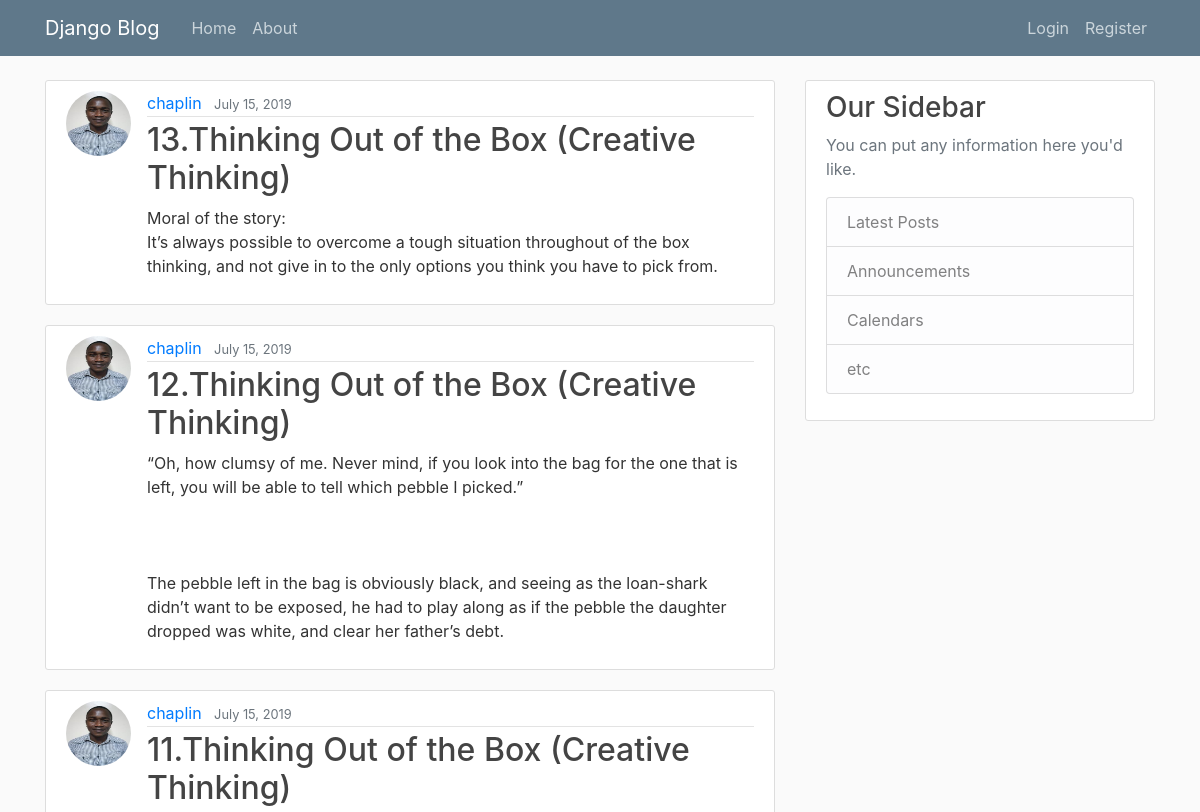
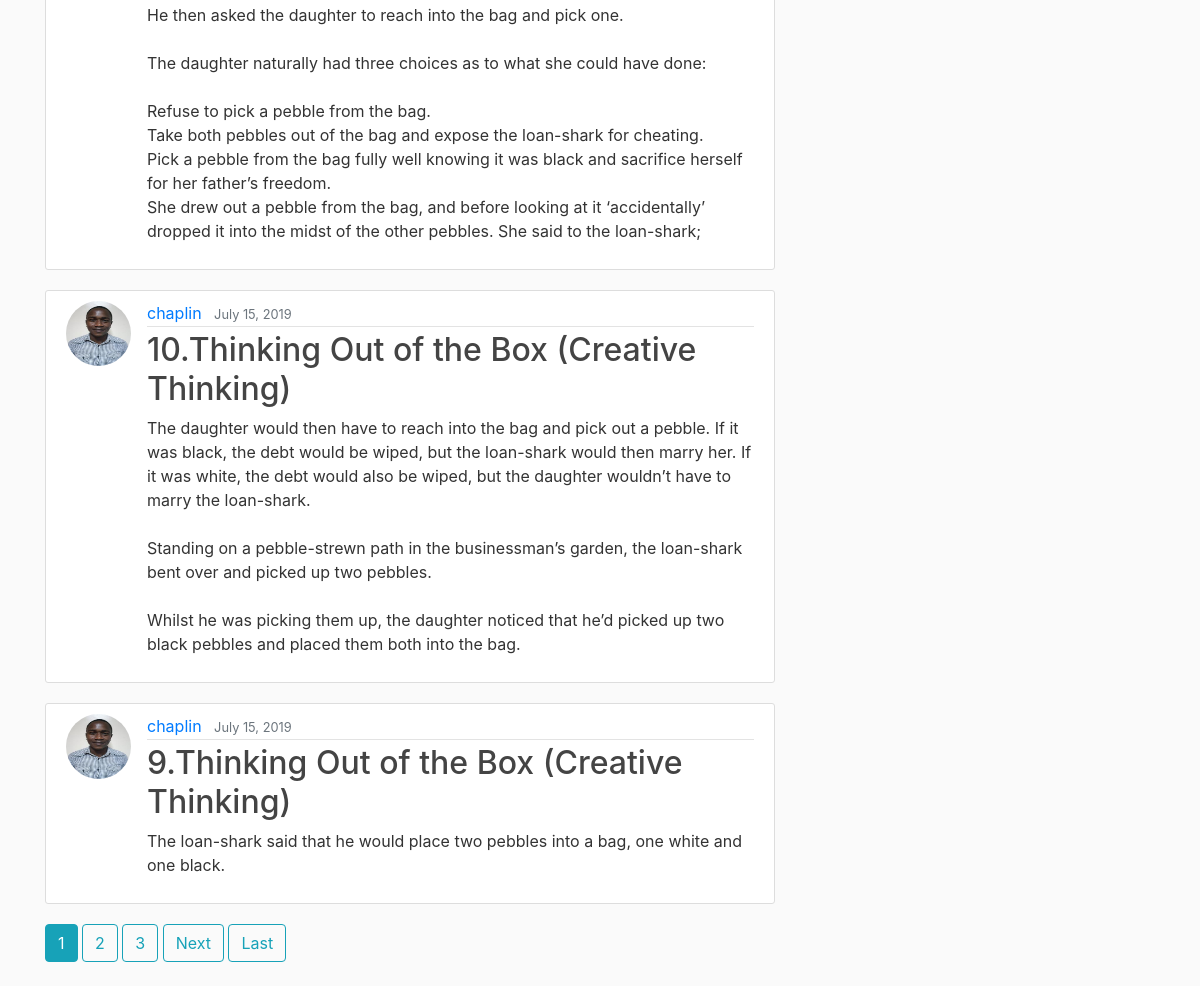
The page / on the database its author committed (2 pictures, top to bottom).
### blog/models.py (models this page shows, shortened)
class Post(models.Model):
    title = models.CharField(max_length=100)
    content = models.TextField()
    date_posted = models.DateTimeField(default=timezone.now)
    author = models.ForeignKey(User, on_delete=models.CASCADE)

### users/models.py (models this page shows, shortened)
class Profile(models.Model):
    user = models.OneToOneField(User, on_delete=models.CASCADE)
    image = models.ImageField(default='default.jpg', upload_to='profile_pics')

### blog/views.py (the view)
# urls.py: path('', PostListView.as_view(), name='blog-home'),
class PostListView(ListView):
    model = Post
    template_name = 'blog/home.html'
    context_object_name = 'posts'
    ordering = ['-date_posted']
    paginate_by = 5

### blog/templates/blog/home.html (shortened to what this page needs)
{% extends "blog/base.html"%}
{% block content %}
    {% for post in posts %}
    <article class="media content-section">
      <img  class="rounded-circle article-img" src="{{ post.author.profile.image.url }}" alt="">
      <div class="media-body">
        <div class="article-metadata">
          <a class="mr-2" href="{% url 'user-posts' post.author.username %}">{{ post.author }}</a>
          <small class="text-muted">{{ post.date_posted|date:"F d, Y" }}</small>
        </div>
        <h2><a class="article-title" href="{% url 'post-detail' post.id %}">{{ post.title }}</a></h2>
        <p class="article-content">{{ post.content }}</p>
      </div>
    </article>
    {% endfor %}
    {% if is_paginated %}
      {% for num in page_obj.paginator.page_range %}
        {% if page_obj.number == num %}
          <a class="btn btn-info mb-4" href="?page={{ num }}">{{ num }}</a>
        {% elif num > page_obj.number|add:'-3' and num < page_obj.number|add:'3' %}
          <a class="btn btn-outline-info mb-4" href="?page={{ num }}">{{ num }}</a>
        {% endif %}
      {% endfor %}
      {% if page_obj.has_next %}
        <a class="btn btn-outline-info mb-4" href="?page={{ page_obj.next_page_number }}">Next</a>
        <a class="btn btn-outline-info mb-4" href="?page={{ page_obj.paginator.num_pages }}">Last</a>
      {% endif %}
    {% endif %}
  {% endblock content %}

### blog/templates/blog/base.html (shortened to what this page needs)
{% load static %}
<!DOCTYPE html>
<html lang="en" dir="ltr">
  <head>
<link rel="stylesheet" href="https://stackpath.bootstrapcdn.com/bootstrap/4.3.1/css/bootstrap.min.css">
<link rel="stylesheet" type="text/css" href="{% static 'blog/main.css' %}">
  </head>
  <body>
    <header class="site-header">
  <nav class="navbar navbar-expand-md navbar-dark bg-steel fixed-top">
    <div class="container">
      <a class="navbar-brand mr-4" href="/">Django Blog</a>
      <div class="collapse navbar-collapse" id="navbarToggle">
        <div class="navbar-nav mr-auto">
          <a class="nav-item nav-link" href="{%url 'blog-home'%}">Home</a>
          <a class="nav-item nav-link" href="{%url 'blog-about'%}">About</a>
        </div>
        <div class="navbar-nav">
          {% if user.is_authenticated %}
          <a class="nav-item nav-link" href="{% url 'post-create' %}">New Post</a>
          <a class="nav-item nav-link" href="{% url 'profile' %}">Profile</a>
          <a class="nav-item nav-link" href="{% url 'logout' %}">Logout</a>
          {% else %}
          <a class="nav-item nav-link" href="{% url 'login' %}">Login</a>
          <a class="nav-item nav-link" href="{% url 'register' %}">Register</a>
          {% endif %}
        </div>
      </div>
    </div>
  </nav>
</header>
<main role="main" class="container">
  <div class="row">
    <div class="col-md-8">
      {% block content %}{% endblock %}
    </div>
    <div class="col-md-4">
      <div class="content-section">
        <h3>Our Sidebar</h3>
        <p class='text-muted'>You can put any information here you'd like.
          <ul class="list-group">
            <li class="list-group-item list-group-item-light">Latest Posts</li>
            <li class="list-group-item list-group-item-light">Announcements</li>
            <li class="list-group-item list-group-item-light">Calendars</li>
            <li class="list-group-item list-group-item-light">etc</li>
          </ul>
        </p>
      </div>
    </div>
  </div>
</main>
  </body>
</html>

### blog/static/blog/main.css (style rules this page uses)
body { background: #fafafa; color: #333333; margin-top: 5rem; }
h1, h2, h3, h4, h5, h6 { color: #444444; }
ul { margin: 0; }
.bg-steel { background-color: #5f788a; }
.site-header .navbar-nav .nav-link { color: #cbd5db; }
.content-section { background: #ffffff; padding: 10px 20px; border: 1px solid #dddddd; border-radius: 3px; margin-bottom: 20px; }
.article-title { color: #444444; }
.article-content { white-space: pre-line; }
.article-img { height: 65px; width: 65px; margin-right: 16px; }
.article-metadata { padding-bottom: 1px; margin-bottom: 4px; border-bottom: 1px solid #e3e3e3 }

### rows shown on the page
Post: author.profile.image (picture), author "chaplin", date_posted "July 15, 2019", title "13.Thinking Out of the Box (Creative Thinking)", content "Moral of the story: It’s always possible to overcome a tough situation throughout of the box thinking, and not give in to the only options you think you have to pick from."
Post: author.profile.image (picture), author "chaplin", date_posted "July 15, 2019", title "12.Thinking Out of the Box (Creative Thinking)", content "“Oh, how clumsy of me. Never mind, if you look into the bag for the one that is left, you will be able to tell which pebble I picked.” The pebble left in the bag is obviously black, and seeing as the loan-shark didn’t want to be exposed, he had to play along as if the pebble the daughter dropped was white, and clear her father’s debt."
Post: author.profile.image (picture), author "chaplin", date_posted "July 15, 2019", title "11.Thinking Out of the Box (Creative Thinking)", content "He then asked the daughter to reach into the bag and pick one. The daughter naturally had three choices as to what she could have done: Refuse to pick a pebble from the bag. Take both pebbles out of the bag and expose the loan-shark for cheating. Pick a pebble from the bag fully well knowing it was black and sacrifice herself for her father’s freedom. She drew out a pebble from the bag, and before looking at it ‘accidentally’ dropped it into the midst of the other pebbles. She said to the loan-shark;"
Post: author.profile.image (picture), author "chaplin", date_posted "July 15, 2019", title "10.Thinking Out of the Box (Creative Thinking)", content "The daughter would then have to reach into the bag and pick out a pebble. If it was black, the debt would be wiped, but the loan-shark would then marry her. If it was white, the debt would also be wiped, but the daughter wouldn’t have to marry the loan-shark. Standing on a pebble-strewn path in the businessman’s garden, the loan-shark bent over and picked up two pebbles. Whilst he was picking them up, the daughter noticed that he’d picked up two black pebbles and placed them both into the bag."
Post: author.profile.image (picture), author "chaplin", date_posted "July 15, 2019", title "9.Thinking Out of the Box (Creative Thinking)", content "The loan-shark said that he would place two pebbles into a bag, one white and one black."

### other values the page prints
{{ num }} "1"
{{ num }} "2" "3"
